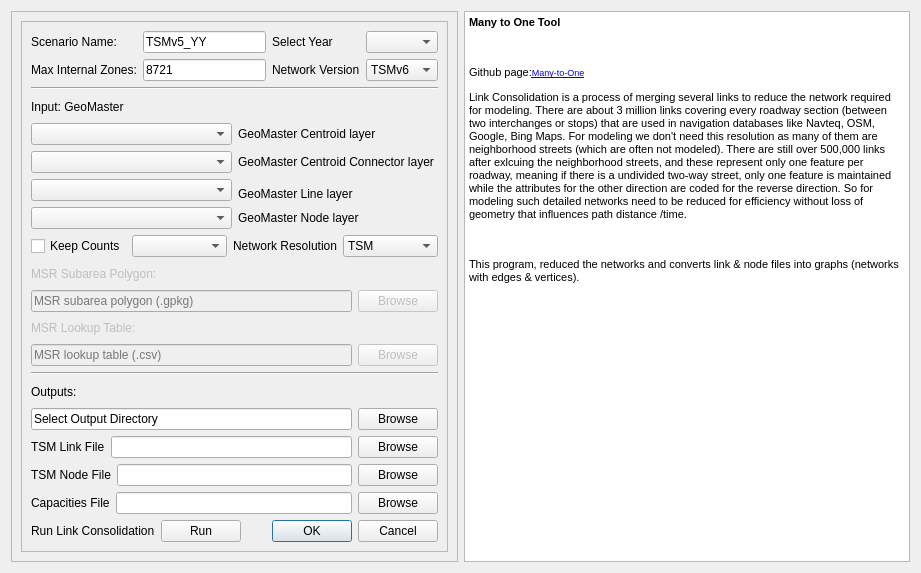
<?xml version="1.0" encoding="UTF-8"?>
<ui version="4.0">
 <class>Dialog</class>
 <widget class="QDialog" name="Dialog">
  <property name="enabled">
   <bool>true</bool>
  </property>
  <property name="geometry">
   <rect>
    <x>0</x>
    <y>0</y>
    <width>921</width>
    <height>573</height>
   </rect>
  </property>
  <property name="windowTitle">
   <string>Many to One (Link Consolidator)</string>
  </property>
  <layout class="QHBoxLayout" name="horizontalLayout_5">
   <item>
    <widget class="QFrame" name="frame">
     <property name="frameShape">
      <enum>QFrame::StyledPanel</enum>
     </property>
     <property name="frameShadow">
      <enum>QFrame::Raised</enum>
     </property>
     <layout class="QGridLayout" name="gridLayout_4">
      <item row="0" column="0">
       <widget class="QFrame" name="frame_2">
        <property name="frameShape">
         <enum>QFrame::StyledPanel</enum>
        </property>
        <property name="frameShadow">
         <enum>QFrame::Raised</enum>
        </property>
        <layout class="QVBoxLayout" name="verticalLayout_2">
         <item>
          <layout class="QGridLayout" name="gridLayout">
           <item row="0" column="0">
            <widget class="QLabel" name="label_Input_ScenName">
             <property name="text">
              <string>Scenario Name: </string>
             </property>
            </widget>
           </item>
           <item row="0" column="1">
            <widget class="QLineEdit" name="lineEdit_ScenarioName">
             <property name="text">
              <string>TSMv5_YY</string>
             </property>
            </widget>
           </item>
           <item row="0" column="2">
            <widget class="QLabel" name="label_Input_Year">
             <property name="text">
              <string>Select Year</string>
             </property>
            </widget>
           </item>
           <item row="0" column="3">
            <widget class="QComboBox" name="comboBox_Year">
             <property name="enabled">
              <bool>true</bool>
             </property>
             <property name="autoFillBackground">
              <bool>false</bool>
             </property>
             <property name="editable">
              <bool>false</bool>
             </property>
             <property name="currentText">
              <string/>
             </property>
             <property name="currentIndex">
              <number>-1</number>
             </property>
             <property name="maxVisibleItems">
              <number>10</number>
             </property>
             <property name="placeholderText">
              <string>Year</string>
             </property>
            </widget>
           </item>
           <item row="1" column="0">
            <widget class="QLabel" name="label_Input_MaxIntZ">
             <property name="text">
              <string>Max Internal Zones:</string>
             </property>
            </widget>
           </item>
           <item row="1" column="1">
            <widget class="QLineEdit" name="lineEdit_MaxZones">
             <property name="text">
              <string>8721</string>
             </property>
            </widget>
           </item>
           <item row="1" column="2">
            <widget class="QLabel" name="label_NetVersion">
             <property name="text">
              <string>Network Version</string>
             </property>
            </widget>
           </item>
           <item row="1" column="3">
            <widget class="QComboBox" name="networkVersion">
             <property name="toolTip">
              <string>&lt;html&gt;&lt;head/&gt;&lt;body&gt;&lt;p&gt;TSMv6: separate GeoMaster line, node, centroid &amp; connector layers. TSMv5: link + node only (centroids in node file, connectors in link file).&lt;/p&gt;&lt;/body&gt;&lt;/html&gt;</string>
             </property>
             <property name="currentText">
              <string>TSMv6</string>
             </property>
             <property name="currentIndex">
              <number>0</number>
             </property>
             <item>
              <property name="text">
               <string>TSMv6</string>
              </property>
             </item>
             <item>
              <property name="text">
               <string>TSMv5</string>
              </property>
             </item>
            </widget>
           </item>
          </layout>
         </item>
         <item>
          <widget class="Line" name="line_2">
           <property name="orientation">
            <enum>Qt::Horizontal</enum>
           </property>
          </widget>
         </item>
         <item>
          <widget class="QLabel" name="label_Input">
           <property name="text">
            <string>Input: GeoMaster</string>
           </property>
          </widget>
         </item>
         <item>
          <layout class="QGridLayout" name="gridLayout_2">
           <item row="0" column="0">
            <widget class="QComboBox" name="lineLayerCombo_2"/>
           </item>
           <item row="5" column="0">
            <widget class="QComboBox" name="nodeLayerCombo"/>
           </item>
           <item row="3" column="0" rowspan="2">
            <widget class="QComboBox" name="lineLayerCombo"/>
           </item>
           <item row="5" column="1">
            <widget class="QLabel" name="label_Input_Nodelayer">
             <property name="text">
              <string>GeoMaster Node layer</string>
             </property>
            </widget>
           </item>
           <item row="0" column="1">
            <widget class="QLabel" name="label_Input_Linelayer_2">
             <property name="text">
              <string>GeoMaster Centroid layer</string>
             </property>
            </widget>
           </item>
           <item row="1" column="1" rowspan="2">
            <widget class="QLabel" name="label_Input_Linelayer_3">
             <property name="text">
              <string>GeoMaster Centroid Connector layer</string>
             </property>
            </widget>
           </item>
           <item row="1" column="0" rowspan="2">
            <widget class="QComboBox" name="lineLayerCombo_3"/>
           </item>
           <item row="4" column="1">
            <widget class="QLabel" name="label_Input_Linelayer">
             <property name="text">
              <string>GeoMaster Line layer</string>
             </property>
            </widget>
           </item>
          </layout>
         </item>
         <item>
          <layout class="QGridLayout" name="gridLayout_3">
           <item row="0" column="0">
            <widget class="QCheckBox" name="checkBox_Counts">
             <property name="text">
              <string>Keep Counts</string>
             </property>
            </widget>
           </item>
           <item row="0" column="1">
            <widget class="QComboBox" name="comboBox_CountField">
             <property name="toolTip">
              <string>Ground-count field(s) on the GeoMaster line layer -- check one or more fields containing CNT / COUNT / AADT (e.g. AADT + COUNT_AM + COUNT_HR7). Each becomes its own column on the consolidated network. Saved globally so netPrep and Summarization use the same fields.</string>
             </property>
            </widget>
           </item>
           <item row="0" column="2">
            <widget class="QLabel" name="label_NetResolution">
             <property name="text">
              <string>Network Resolution</string>
             </property>
             <property name="alignment">
              <set>Qt::AlignRight|Qt::AlignVCenter</set>
             </property>
            </widget>
           </item>
           <item row="0" column="3">
            <widget class="QComboBox" name="modelResolution">
             <property name="toolTip">
              <string>&lt;html&gt;&lt;head/&gt;&lt;body&gt;&lt;p&gt;Choose Model Resolution (TSM or MSR)&lt;/p&gt;&lt;/body&gt;&lt;/html&gt;</string>
             </property>
             <property name="whatsThis">
              <string/>
             </property>
             <property name="currentText">
              <string>TSM</string>
             </property>
             <property name="currentIndex">
              <number>0</number>
             </property>
             <item>
              <property name="text">
               <string>TSM</string>
              </property>
             </item>
             <item>
              <property name="text">
               <string>RPM</string>
              </property>
             </item>
             <item>
              <property name="text">
               <string>MSR</string>
              </property>
             </item>
            </widget>
           </item>
          </layout>
         </item>
         <item>
          <widget class="QLabel" name="label_MSRSubarea">
           <property name="enabled">
            <bool>false</bool>
           </property>
           <property name="text">
            <string>MSR Subarea Polygon:</string>
           </property>
          </widget>
         </item>
         <item>
          <layout class="QHBoxLayout" name="horizontalLayout">
           <item>
            <widget class="QLineEdit" name="lineEdit_MSRSubarea">
             <property name="enabled">
              <bool>false</bool>
             </property>
             <property name="placeholderText">
              <string>MSR subarea polygon (.gpkg)</string>
             </property>
            </widget>
           </item>
           <item>
            <widget class="QPushButton" name="browse_MSRSubarea">
             <property name="enabled">
              <bool>false</bool>
             </property>
             <property name="text">
              <string>Browse</string>
             </property>
            </widget>
           </item>
          </layout>
         </item>
         <item>
          <widget class="QLabel" name="label_MSRLookup">
           <property name="enabled">
            <bool>false</bool>
           </property>
           <property name="text">
            <string>MSR Lookup Table:</string>
           </property>
          </widget>
         </item>
         <item>
          <layout class="QHBoxLayout" name="horizontalLayout_MSRLookup">
           <item>
            <widget class="QLineEdit" name="lineEdit_MSRLookup">
             <property name="enabled">
              <bool>false</bool>
             </property>
             <property name="placeholderText">
              <string>MSR lookup table (.csv)</string>
             </property>
            </widget>
           </item>
           <item>
            <widget class="QPushButton" name="browse_MSRLookup">
             <property name="enabled">
              <bool>false</bool>
             </property>
             <property name="text">
              <string>Browse</string>
             </property>
            </widget>
           </item>
          </layout>
         </item>
         <item>
          <widget class="Line" name="line">
           <property name="orientation">
            <enum>Qt::Horizontal</enum>
           </property>
          </widget>
         </item>
         <item>
          <widget class="QLabel" name="label_Output">
           <property name="text">
            <string>Outputs:</string>
           </property>
          </widget>
         </item>
         <item>
          <layout class="QHBoxLayout" name="horizontalLayout_2">
           <item>
            <widget class="QLineEdit" name="output_directory">
             <property name="text">
              <string>Select Output Directory</string>
             </property>
            </widget>
           </item>
           <item>
            <widget class="QPushButton" name="browse_Outdir">
             <property name="text">
              <string>Browse</string>
             </property>
            </widget>
           </item>
          </layout>
         </item>
         <item>
          <layout class="QHBoxLayout" name="horizontalLayout_7">
           <item>
            <widget class="QLabel" name="label">
             <property name="text">
              <string>TSM Link File</string>
             </property>
            </widget>
           </item>
           <item>
            <widget class="QLineEdit" name="lineEdit_TSMLink"/>
           </item>
           <item>
            <widget class="QPushButton" name="browse_TSMLink">
             <property name="text">
              <string>Browse</string>
             </property>
            </widget>
           </item>
          </layout>
         </item>
         <item>
          <layout class="QHBoxLayout" name="horizontalLayout_6">
           <item>
            <widget class="QLabel" name="label_2">
             <property name="text">
              <string>TSM Node File</string>
             </property>
            </widget>
           </item>
           <item>
            <widget class="QLineEdit" name="lineEdit_TSMNode"/>
           </item>
           <item>
            <widget class="QPushButton" name="browse_TSMNode">
             <property name="text">
              <string>Browse</string>
             </property>
            </widget>
           </item>
          </layout>
         </item>
         <item>
          <layout class="QHBoxLayout" name="horizontalLayout_Capacities">
           <item>
            <widget class="QLabel" name="label_Capacities">
             <property name="text">
              <string>Capacities File</string>
             </property>
            </widget>
           </item>
           <item>
            <widget class="QLineEdit" name="lineEdit_Capacities">
             <property name="toolTip">
              <string>QLOS capacities lookup (FTYPE|lanes -&gt; capacity) used to set ELToD link capacities. Default: {tsm_location}/Inputs/netPrep/QLOS_capacities.csv</string>
             </property>
            </widget>
           </item>
           <item>
            <widget class="QPushButton" name="browse_Capacities">
             <property name="text">
              <string>Browse</string>
             </property>
            </widget>
           </item>
          </layout>
         </item>
         <item>
          <layout class="QHBoxLayout" name="horizontalLayout_3">
           <item>
            <widget class="QLabel" name="label_Run">
             <property name="text">
              <string>Run Link Consolidation</string>
             </property>
            </widget>
           </item>
           <item>
            <widget class="QPushButton" name="buttonBox_Run">
             <property name="text">
              <string>Run</string>
             </property>
            </widget>
           </item>
           <item>
            <widget class="QDialogButtonBox" name="buttonBox_okCancel">
             <property name="orientation">
              <enum>Qt::Horizontal</enum>
             </property>
             <property name="standardButtons">
              <set>QDialogButtonBox::Cancel|QDialogButtonBox::Ok</set>
             </property>
            </widget>
           </item>
          </layout>
         </item>
        </layout>
       </widget>
      </item>
     </layout>
    </widget>
   </item>
   <item>
    <widget class="QTextBrowser" name="textBrowser">
     <property name="readOnly">
      <bool>true</bool>
     </property>
     <property name="html">
      <string>&lt;!DOCTYPE HTML PUBLIC &quot;-//W3C//DTD HTML 4.0//EN&quot; &quot;http://www.w3.org/TR/REC-html40/strict.dtd&quot;&gt;
&lt;html&gt;&lt;head&gt;&lt;meta name=&quot;qrichtext&quot; content=&quot;1&quot; /&gt;&lt;style type=&quot;text/css&quot;&gt;
p, li { white-space: pre-wrap; }
&lt;/style&gt;&lt;/head&gt;&lt;body style=&quot; font-family:'MS Shell Dlg 2'; font-size:8.25pt; font-weight:400; font-style:normal;&quot;&gt;
&lt;p style=&quot; margin-top:12px; margin-bottom:12px; margin-left:0px; margin-right:0px; -qt-block-indent:0; text-indent:0px;&quot;&gt;&lt;span style=&quot; font-weight:600;&quot;&gt;Many to One Tool&lt;/span&gt;&lt;/p&gt;
&lt;p style=&quot;-qt-paragraph-type:empty; margin-top:12px; margin-bottom:12px; margin-left:0px; margin-right:0px; -qt-block-indent:0; text-indent:0px; font-weight:600;&quot;&gt;&lt;br /&gt;&lt;/p&gt;
&lt;p style=&quot; margin-top:12px; margin-bottom:12px; margin-left:0px; margin-right:0px; -qt-block-indent:0; text-indent:0px;&quot;&gt;Github page:&lt;a href=&quot;https://github.com/4Step/Many_to_One&quot;&gt;&lt;span style=&quot; font-size:7pt; text-decoration: underline; color:#0000ff;&quot;&gt;Many-to-One&lt;/span&gt;&lt;/a&gt;&lt;/p&gt;
&lt;p style=&quot; margin-top:12px; margin-bottom:12px; margin-left:0px; margin-right:0px; -qt-block-indent:0; text-indent:0px;&quot;&gt;Link Consolidation is a process of merging several links to reduce the network required for modeling. There are about 3 million links covering every roadway section (between two interchanges or stops) that are used in navigation databases like Navteq, OSM, Google, Bing Maps. For modeling we don't need this resolution as many of them are neighborhood streets (which are often not modeled). There are still over 500,000 links after exlcuing the neighborhood streets, and these represent only one feature per roadway, meaning if there is a undivided two-way street, only one feature is maintained while the attributes for the other direction are coded for the reverse direction. So for modeling such detailed networks need to be reduced for efficiency without loss of geometry that influences path distance /time. &lt;/p&gt;
&lt;p style=&quot;-qt-paragraph-type:empty; margin-top:12px; margin-bottom:12px; margin-left:0px; margin-right:0px; -qt-block-indent:0; text-indent:0px;&quot;&gt;&lt;br /&gt;&lt;/p&gt;
&lt;p style=&quot; margin-top:12px; margin-bottom:12px; margin-left:0px; margin-right:0px; -qt-block-indent:0; text-indent:0px;&quot;&gt;This program, reduced the networks and converts link &amp;amp; node files into graphs (networks with edges &amp;amp; vertices). &lt;/p&gt;
&lt;p style=&quot; margin-top:12px; margin-bottom:12px; margin-left:0px; margin-right:0px; -qt-block-indent:0; text-indent:0px;&quot;&gt;&lt;br /&gt;&lt;/p&gt;&lt;/body&gt;&lt;/html&gt;</string>
     </property>
     <property name="textInteractionFlags">
      <set>Qt::LinksAccessibleByKeyboard|Qt::LinksAccessibleByMouse|Qt::TextBrowserInteraction|Qt::TextSelectableByKeyboard|Qt::TextSelectableByMouse</set>
     </property>
    </widget>
   </item>
  </layout>
 </widget>
 <resources/>
 <connections/>
</ui>
